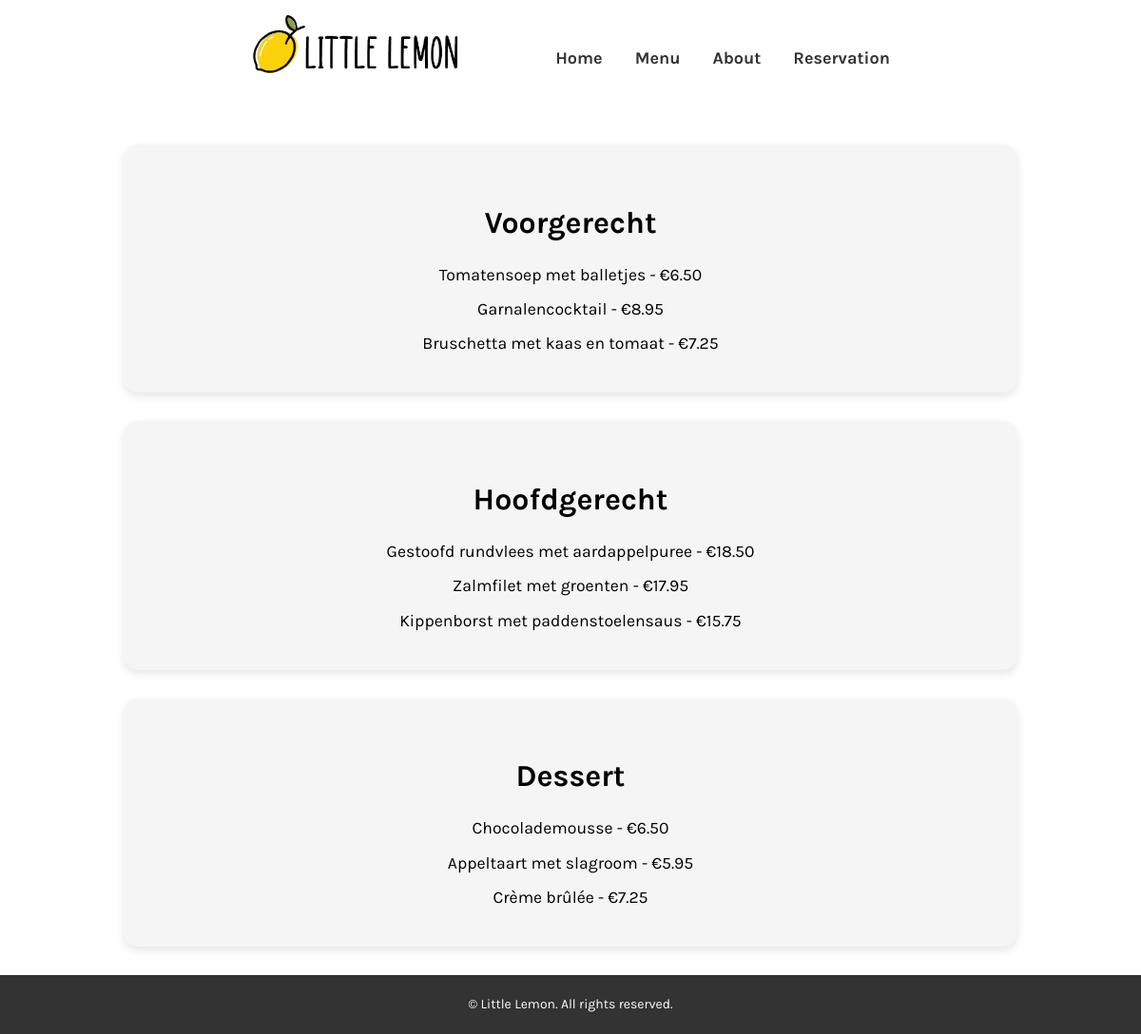
The app's page /menu/ with its own data.
### restaurant/models.py (models this page shows, shortened)
class Menu(models.Model):
    title = models.CharField(max_length=255)
    order = models.PositiveSmallIntegerField(default=0)
    class Meta:
        ordering = ['order']

class MenuItem(models.Model):
    menu = models.ForeignKey(Menu, on_delete=models.CASCADE,related_name='items')
    title = models.CharField(max_length=255)
    price = models.DecimalField(max_digits=10, decimal_places=2)

### restaurant/views.py (the view)
# urls.py: path('menu/', views.menu_view, name='menu'),
def menu_view(request):
    menus = Menu.objects.prefetch_related('items').all()
    return render(request, 'restaurant/menu.html', {'menus' : menus})

### restaurant/templates/restaurant/menu.html
{% extends 'restaurant/base.html' %}
{% load static %}
{% block content %}
{% for menu in menus %}
  <div class="menu-block">
    <h2>{{ menu.title }}</h2>
    <ul>
      {% for item in menu.items.all %}
        <li>{{ item.title }} - €{{ item.price }}</li>
      {% endfor %}
    </ul>
  </div>
{% endfor %}
{% endblock %}

### restaurant/templates/restaurant/base.html (shortened to what this page needs)
{% load static %}
<!DOCTYPE html>
<html lang="en">
  <head>
    <link rel="stylesheet" href="{% static 'restaurant/css/styles.css' %}" />
  </head>
  <body>
    <div class="page-wrapper">
      <header>
        <nav class="navbar">
          <div class="logo">
            <a href="{% url 'index' %}">
              <img src="{% static 'restaurant/img/Little_logo.png' %}" alt="Little Lemon Logo" />
            </a>
          </div>
          <div class="nav-links">
            <a href="{% url 'index' %}">Home</a>
            <a href="{% url 'menu' %}">Menu</a>
            <a href="{% url 'about' %}">About</a>
            <a href="{% url 'book' %}">Reservation</a>
          </div>
        </nav>
      </header>
      <main>
        {% block content %}{% endblock %}
      </main>
    </div>
    <footer class="site-footer">
      <div class="footer-container">
        <p>&copy; {{ now|date:"Y" }} Little Lemon. All rights reserved.</p>
      </div>
    </footer>
  </body>
</html>

### restaurant/static/restaurant/css/styles.css (style rules this page uses)
body { font-family: 'Karla', sans-serif; font-size: 18px; line-height: 1.6; display: flex; flex-direction: column; min-height: 100vh; margin: 0; }
h2 { font-size: 2.2rem; }
.navbar { display: flex; align-items: center; justify-content: center; gap: 10px; }
.navbar .logo img { width: 250px; height: auto; margin-right: 60px; }
.navbar .nav-links { display: flex; gap: 10px; }
.navbar .nav-links a { text-decoration: none; font-weight: bold; color: #333; padding: 8px 12px; transition: 0.3s ease; }
.menu-block { padding: 30px 20px; background-color: #f5f5f5; border-radius: 15px; max-width: 900px; margin: 30px auto; box-shadow: 0 4px 10px rgba(0,0,0,0.1); }
.menu-block h2 { font-size: 2rem; margin-bottom: 15px; text-align: center; }
.menu-block ul { list-style: none; padding: 0; margin: 0 auto; max-width: 400px; }
.menu-block ul li { margin: 8px 0; font-size: 1.1rem; text-align: center; }
.menu-block + .menu-block { margin-top: 20px; }
.page-wrapper { flex: 1 0 auto; }
.site-footer { flex-shrink: 0; background-color: #333; color: #fff; padding: 6px 0; text-align: center; font-size: 14px; }
.footer-container { max-width: 1200px; margin: 0 auto; padding: 0 20px; }

### records on screen
Menu: title "Voorgerecht"
MenuItem: title "Tomatensoep met balletjes", price "6.50"
MenuItem: title "Garnalencocktail", price "8.95"
MenuItem: title "Bruschetta met kaas en tomaat", price "7.25"
Menu: title "Hoofdgerecht"
MenuItem: title "Gestoofd rundvlees met aardappelpuree", price "18.50"
MenuItem: title "Zalmfilet met groenten", price "17.95"
MenuItem: title "Kippenborst met paddenstoelensaus", price "15.75"
Menu: title "Dessert"
MenuItem: title "Chocolademousse", price "6.50"
MenuItem: title "Appeltaart met slagroom", price "5.95"
MenuItem: title "Crème brûlée", price "7.25"
